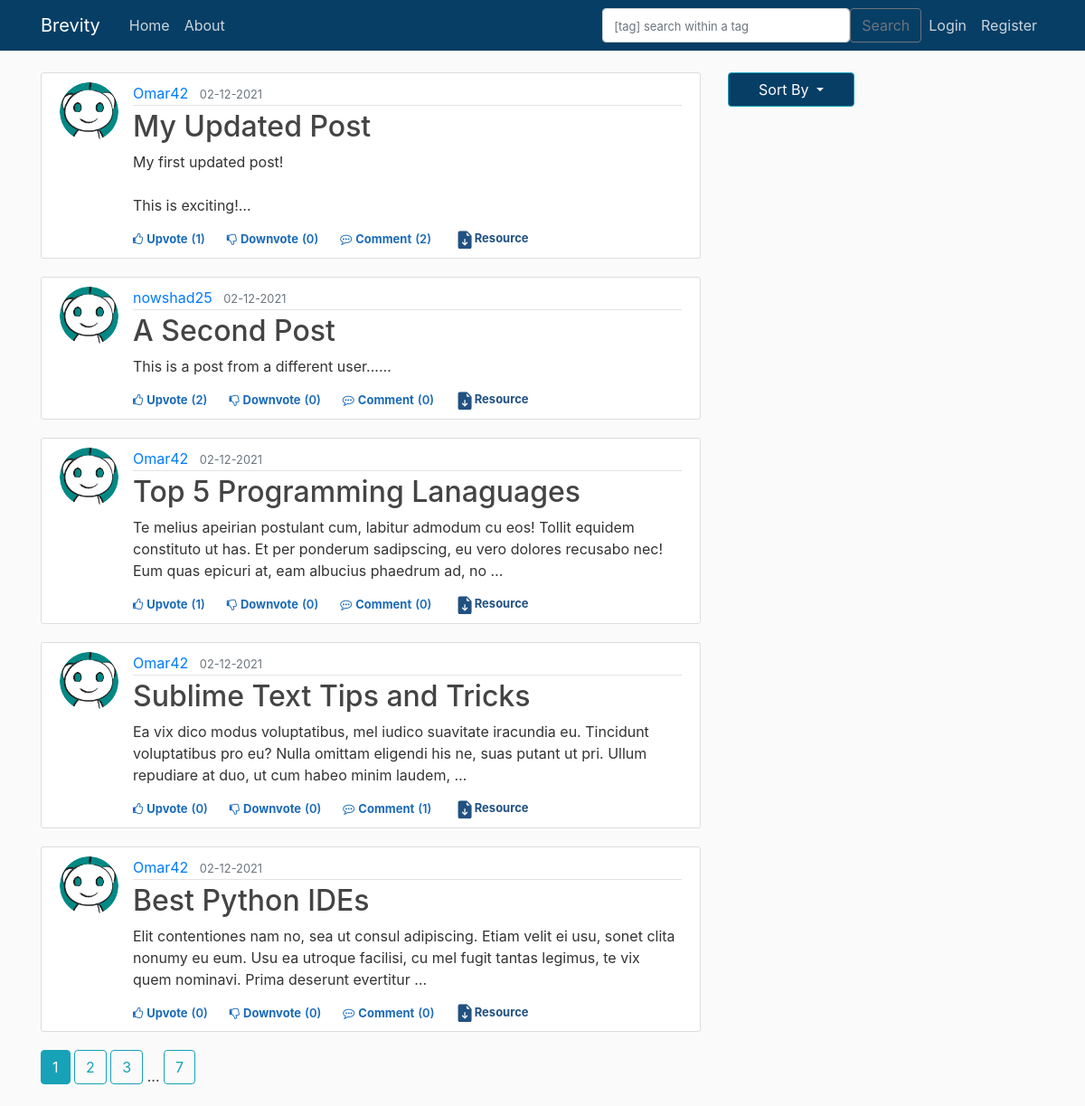
Before: / with the older database file.
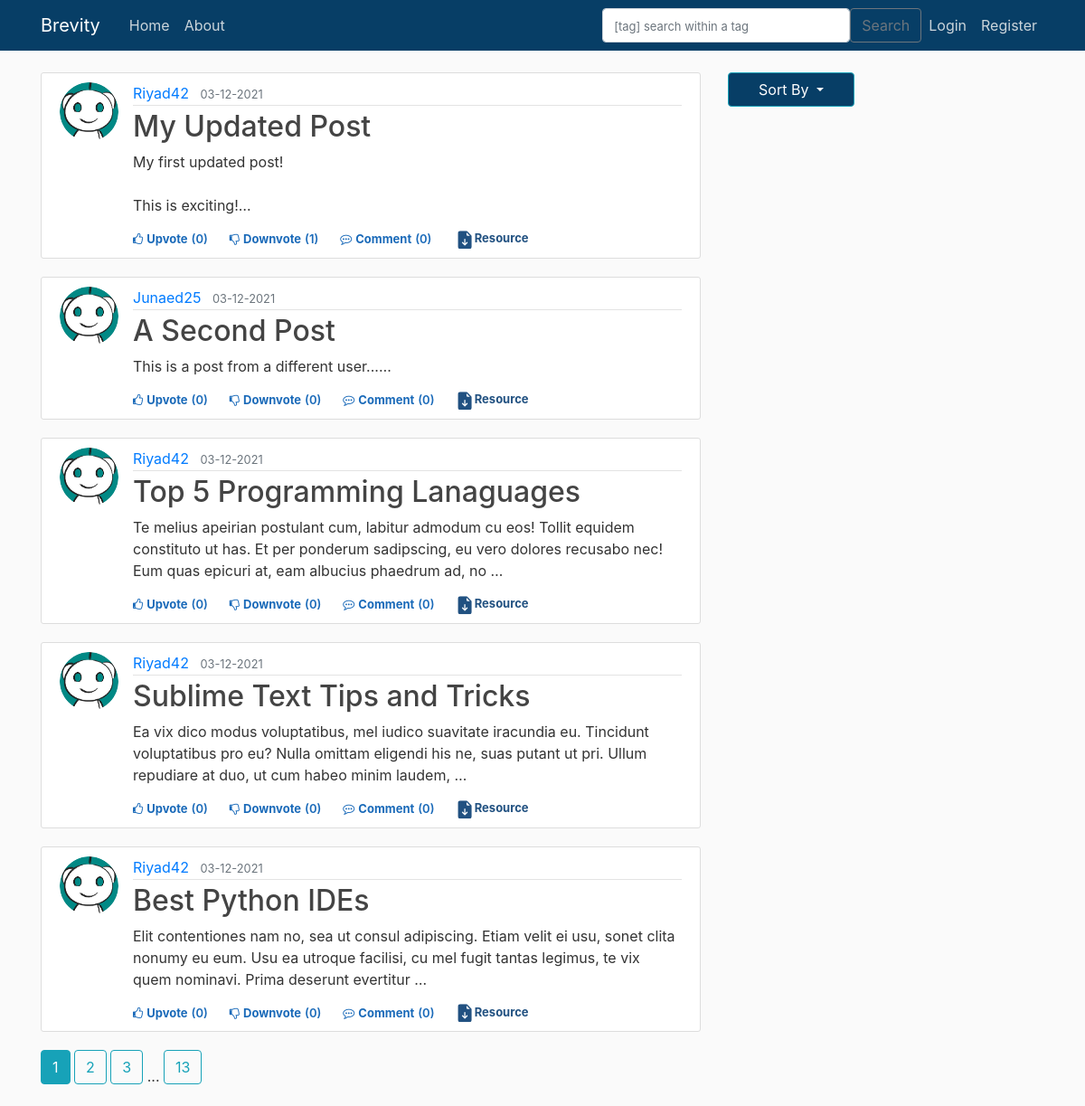
After: the same page with the newer database file.
### brevity/models.py (models this page shows, shortened)
class Post(db.Model):
    id = db.Column(db.Integer, primary_key=True)
    title = db.Column(db.String(100), nullable=False)
    date_posted = db.Column(db.DateTime, nullable=False, default=datetime.utcnow)
    content = db.Column(db.Text, nullable=False)
    user_id = db.Column(db.Integer, db.ForeignKey('user.id'), nullable=False)
    tags = db.relationship('Tag', backref='post', cascade="all, delete", lazy='dynamic')
    upvotes = db.relationship('Upvote', backref='post', lazy='dynamic')
    downvotes = db.relationship('Downvote', backref='post', lazy='dynamic')
    comments = db.relationship('Comment', backref='post', lazy='dynamic')
    resources = db.relationship('ResourceFile', backref='post', lazy='dynamic')

class User(db.Model, UserMixin):
    id = db.Column(db.Integer, primary_key=True)
    username = db.Column(db.String(20), unique=True, nullable=False)
    email = db.Column(db.String(120), unique=True, nullable=False)
    image_file = db.Column(db.String(20), nullable=False, default='default.jpg')
    password = db.Column(db.String(60), nullable=False)
    posts = db.relationship('Post', backref='author', lazy=True)                    #By default SQLAlchemy guess the relationship to be one to many as posts returns a list of post.
    upvoted = db.relationship('Upvote', foreign_keys='Upvote.user_id', backref='user', lazy='dynamic')
    downvoted = db.relationship('Downvote', foreign_keys='Downvote.user_id', backref='user', lazy='dynamic')
    commented = db.relationship('Comment', backref='author', lazy=True)

### brevity/main/routes.py (the view)
@main.route("/")
@main.route("/home/<int:type>",methods=['GET', 'POST'])
def home(type=0):
    page = request.args.get('page', 1, type=int)      # type = int : to raise value error when someone passes anything other than int.
    print(type)
    if type==0:
        posts =  Post.query.paginate(page=page, per_page=5)
    elif type==1:
        posts =  Post.query.order_by(Post.date_posted.desc()).paginate(page=page, per_page=5)
    elif type==2:
        posts = db.session.query(Post).join(Upvote).filter(Post.id==Upvote.post_id).group_by(Post.id).order_by(func.count(Post.id).desc()).paginate(page=page, per_page=5)
    return render_template('home.html', posts = posts)

### brevity/main/forms.py
class SearchForm(FlaskForm):
    searched = TextAreaField('Searched', validators=[DataRequired()])
    submit = SubmitField('Submit')

### brevity/main/routes.py (called while the page is built)
@main.context_processor
def layout():
    form=SearchForm()
    return dict(form=form)

### brevity/templates/home.html (shortened to what this page needs)
{% extends "layout.html" %}
{% block content %}
    {% for post in posts.items %}
        <article class="media content-section col-md-15">
            <img class="rounded-circle article-img" src="{{ url_for('static', filename = 'profile_pics/' + post.author.image_file)}}">
            <div class="media-body ">
                <div class="article-metadata">
                    <a class="mr-2" href="{{ url_for('users.user_posts', username=post.author.username) }}">{{ post.author.username }}</a>
                    <small class="text-muted">{{ post.date_posted.strftime('%d-%m-%Y') }}</small>
                </div>
                <h2><a class="article-title" href="{{ url_for('posts.post', post_id=post.id) }}">{{ post.title }}</a></h2>
                <p class="article-content">{{ post.content[:200] }}<span>&#8230;</span></p>
                    {% if current_user.is_authenticated %}
                        <div class="d-flex flex-row fs-12" id="vote{{post.id}}">
                            {% if not current_user.has_upvoted_post(post) %}
                                <div class="like cursor votestyle vote" post_id="{{post.id}}" action="upvote"><i class="fa fa-thumbs-o-up"></i><span class="ml-1">Upvote</span></div>
                                <div class="like vote_count" ><span class="ml-1 mr-4">({{post.upvotes.count()}})</span></div>
                            {% else %}
                                <div class="like cursor upvotedstyle vote" post_id="{{post.id}}" action="upvote"><i class="fa fa-thumbs-o-up"></i><span class="ml-1">Upvoted</span></div>
                                <div class="like upvoted_count" ><span class="ml-1 mr-4">({{post.upvotes.count()}})</span></div>
                            {% endif %}
                            {% if not current_user.has_downvoted_post(post) %}
                                <div class="like downvotecursor votestyle vote" post_id="{{post.id}}" action="downvote"><i class="fa fa-thumbs-o-down"></i><span class="ml-1">Downvote</span></div>
                                <div class="like vote_count"><span class="ml-1 mr-4">({{post.downvotes.count()}})</span></div>
                            {% else %}
                                <div class="like downvotecursor downvotedstyle vote" post_id="{{post.id}}" action="downvote"><i class="fa fa-thumbs-o-down"></i><span class="ml-1">Downvoted</span></div>
                                <div class="like downvoted_count"><span class="ml-1 mr-4">({{post.downvotes.count()}})</span></div>
                            {% endif %}
                            <div class="like cursor comment"><i class="fa fa-commenting-o"></i><span class="ml-1"><a class="mr-1 like cursor comment" href="{{ url_for('posts.post', post_id=post.id) }}">Comment</a></span></div>
                            <div class="like comment_count"><span class="ml-0">({{post.comments.count()}})</span></div>
                                <button type="button" class="btn btn-sm mb-4 resource" data-toggle="modal" data-target="#resourceModal">
                                    <svg xmlns="http://www.w3.org/2000/svg" width="22" height="20" fill="currentColor" class="bi bi-file-earmark-arrow-down-fill" viewBox="0 0 16 16" data-darkreader-inline-fill="" style="--darkreader-inline-fill:currentColor;">
                                <path d="M9.293 0H4a2 2 0 0 0-2 2v12a2 2 0 0 0 2 2h8a2 2 0 0 0 2-2V4.707A1 1 0 0 0 13.707 4L10 .293A1 1 0 0 0 9.293 0zM9.5 3.5v-2l3 3h-2a1 1 0 0 1-1-1zm-1 4v3.793l1.146-1.147a.5.5 0 0 1 .708.708l-2 2a.5.5 0 0 1-.708 0l-2-2a.5.5 0 0 1 .708-.708L7.5 11.293V7.5a.5.5 0 0 1 1 0z"></path>
                                </svg>Resource</button>
                        </div>
                    {% else %}
                        <div class="d-flex flex-row fs-12">
                            <div class="like cursor unauthorised_upvote"><i class="fa fa-thumbs-o-up"></i><span class="ml-1"><a class="like cursor unauthorised_upvote" href="{{ url_for('posts.vote_action', post_id=post.id, action='unauthorized_upvote')}}">Upvote</a></span></div>
                            <div class="like vote_count" ><span class="ml-1 mr-4">({{post.upvotes.count()}})</span></div>
                            <div class="like downvotecursor unauthorised_downvote"><i class="fa fa-thumbs-o-down"></i><span class="ml-1"><a class="like downvotecursor unauthorised_downvote" href="{{ url_for('posts.vote_action', post_id=post.id, action='unauthorized_downvote')}}">Downvote</a></span></div>
                            <div class="like vote_count"><span class="ml-1 mr-4">({{post.downvotes.count()}})</span></div>
                            <div class="like cursor comment"><i class="fa fa-commenting-o"></i><span class="ml-1"><a class="mr-1 like cursor comment" href="{{ url_for('posts.post', post_id=post.id) }}">Comment</a></span></div>
                            <div class="like comment_count"><span class="ml-0">({{post.comments.count()}})</span></div>
                                <button type="button" class="btn btn-sm mb-4 resource" data-toggle="modal" data-target="#resourceModal">
                                Resource</button>
                        </div>
                    {% endif %}
            </div>
        </article>
    {% endfor %}
    {% for page_num in posts.iter_pages(left_edge=1, right_edge=1, left_current=1, right_current=2) %}
        {% if page_num %}
            {% if posts.page == page_num %}
                <a class="btn btn-info mb-4" href="{{ url_for('main.home', page = page_num) }}">{{ page_num }}</a>
            {% else %}
                <a class="btn btn-outline-info mb-4" href="{{ url_for('main.home', page = page_num) }}">{{ page_num }}</a>
            {% endif %}
        {% else %}
            ...
        {% endif %}
    {% endfor %}
{% endblock content %}

### brevity/templates/layout.html (shortened to what this page needs)
<!DOCTYPE html>
<html lang="en">
<head>
    <link rel="stylesheet" href="https://maxcdn.bootstrapcdn.com/bootstrap/4.0.0/css/bootstrap.min.css"
>
    <link rel="stylesheet" type="text/css" href="{{url_for('static', filename='main.css')}}">
</head>
<body>
    <header class="site-header">
        <nav class="navbar navbar-expand-md navbar-dark bg-steel fixed-top">
            <div class="container">
                <a class="navbar-brand mr-4" href="/">Brevity</a>
                <div class="collapse navbar-collapse" id="navbarToggle">
                    <div class="navbar-nav mr-auto">
                        <a class="nav-item nav-link" href="{{ url_for('main.home') }}">Home</a>
                        <a class="nav-item nav-link" href="{{ url_for('main.about') }}">About</a>
                    </div>
                    <form method="POST" action="{{url_for('main.search')}}" class="d-flex">
                        <input class="form-control me-2" type="search" placeholder="[tag] search within a tag" aria-label="Search", name="searched">
                        <button class="btn btn-outline-secondary" type="submit">Search</button>
                    </form>
                    <div class="navbar-nav">
                        {% if current_user.is_authenticated %}
                            <a class="nav-item nav-link" href="{{ url_for('posts.new_post') }}">New Post</a>
                            <a class="nav-item nav-link" href="{{ url_for('users.account') }}">Account</a>
                            <a class="nav-item nav-link" href="{{ url_for('users.logout') }}">Logout</a>
                        {% else %}
                            <a class="nav-item nav-link" href="{{ url_for('users.login') }}">Login</a>
                            <a class="nav-item nav-link" href="{{ url_for('users.register') }}">Register</a>
                        {% endif %}
                    </div>
                </div>
            </div>
        </nav>
    </header>
    <main role="main" class="container">
        <div class="row">
            <div class="col-md-8">
                {% block content %}{% endblock %}
            </div>
            <div class="col-md-4">
                <button class="btn btn-info dropdown-toggle" type="button" id="dropdownMenuButton" data-toggle="dropdown" aria-haspopup="true" aria-expanded="false">
                    Sort By
                </button>
            </div>
        </div>
    </main>
</body>
</html>

### brevity/static/main.css (style rules this page uses)
body { background: #fafafa; color: #333333; margin-top: 5rem; }
h1, h2, h3, h4, h5, h6 { color: #444444; }
.bg-steel { background-color: #073e66; }
.site-header .navbar-nav .nav-link { color: #cbd5db; }
.content-section { background: #ffffff; padding: 10px 20px; border: 1px solid #dddddd; border-radius: 3px; margin-bottom: 20px; }
.article-title { color: #444444; }
.article-content { white-space: pre-line; }
.article-img { height: 65px; width: 65px; margin-right: 16px; }
.article-metadata { padding-bottom: 1px; margin-bottom: 4px; border-bottom: 1px solid #e3e3e3 }
.fs-12 { font-size: 12px }
.cursor { cursor: pointer }
.downvotecursor { cursor: pointer }
.vote_count { color: #1a6ab9; font-size: 13px; font-weight: 600; }
.comment { color: #1a6ab9; font-size: 13px; font-weight: 700; }
.comment_count { color: #1a6ab9; font-size: 13px; font-weight: 600; }
.unauthorised_upvote { color: #1a6ab9; font-size: 13px; font-weight: 700; }
.unauthorised_downvote { color: #1a6ab9; font-size: 13px; font-weight: 700; }
input[type="search"]::placeholder { font-size: 13px; }
.dropdown-toggle { background-color: #073e66; width: 40%; }
.resource { width: 12%; padding: 4px 4px; font-size: 13px; position: absolute; transform: translate(385%, -17%); background-color: #ffffff; text-align: center; border-radius: 6px; font-weight: 680; margin-bottom: 5px; border: 3px; color: #215181; }

Changed rows visible on the page:
changed Post "My Updated Post": author.username "Omar42" → "Riyad42"; date_posted "02-12-2021" → "03-12-2021"; upvotes.count "1" → "0"; downvotes.count "0" → "1"; comments.count "2" → "0"
changed Post "A Second Post": author.username "nowshad25" → "Junaed25"; date_posted "02-12-2021" → "03-12-2021"; upvotes.count "2" → "0"
changed Post "Top 5 Programming Lanaguages": author.username "Omar42" → "Riyad42"; date_posted "02-12-2021" → "03-12-2021"; upvotes.count "1" → "0"
changed Post "Sublime Text Tips and Tricks": author.username "Omar42" → "Riyad42"; date_posted "02-12-2021" → "03-12-2021"; comments.count "1" → "0"
changed Post "Best Python IDEs": author.username "Omar42" → "Riyad42"; date_posted "02-12-2021" → "03-12-2021"
Other visible differences:
new list line: "13"
list line gone: "7"
